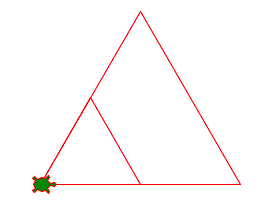

Source code (Python):
# variable
import turtle

a = 100

turtle.forward(a)
turtle.left(120)
turtle.forward(a)
turtle.left(120)
turtle.forward(a)
turtle.left(120)

a = 200

turtle.forward(a)
turtle.left(120)
turtle.forward(a)
turtle.left(120)
turtle.forward(a)
turtle.left(120)

turtle.done()
